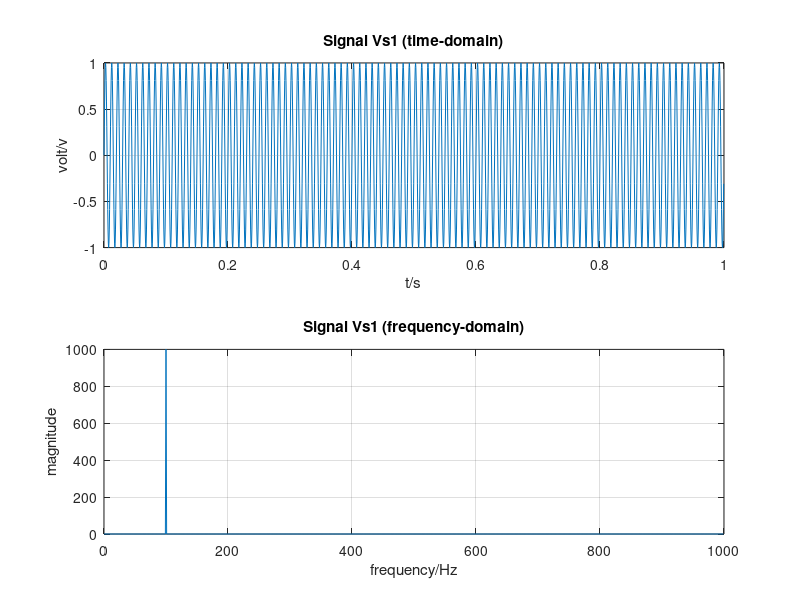
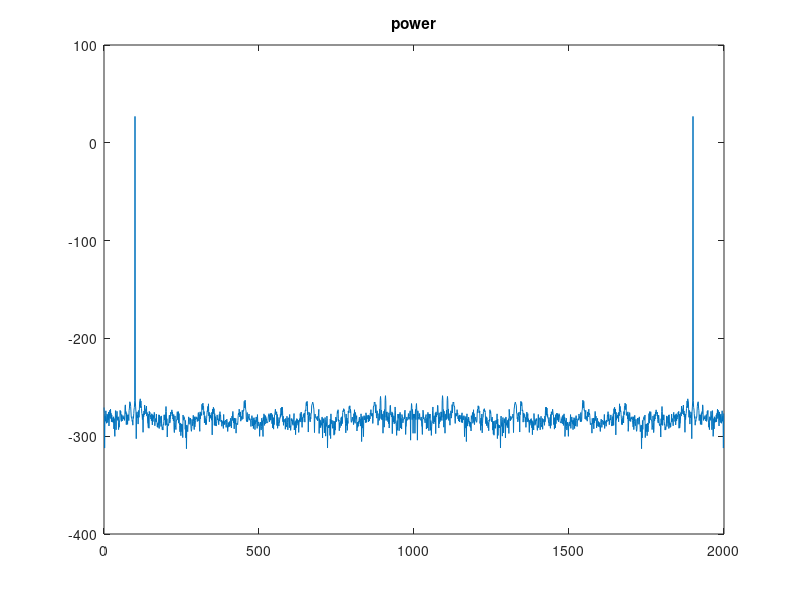

MATLAB code to generate these figures, in order: (Note: this script raises an error after producing the figures.)
close all
clear all
clc

fs = 2000;
t = 0:1/fs:1-1/fs;
Vs1 = sin(2*pi*100*t);

% plot Vs1 in time domain
figure;
subplot(2,1,1);
plot(t, Vs1);
title('Signal Vs1 (time-domain)');
xlabel('t/s'); ylabel('volt/v'); grid on;

% plot Vs1 in frequency domain
N = length(Vs1);                                                            % length of signal Vs1
fftVs1 = fft(Vs1);                                                         
fax_Hz = (0:N-1)*(fs/N);                                                    % frequency axis
subplot(2,1,2);
plot(fax_Hz(1:ceil(N/2)), abs(fftVs1(1:ceil(N/2))));                        % plot single sided frequency spectrum
title('Signal Vs1 (frequency-domain)');
xlabel('frequency/Hz'); ylabel('magnitude'); grid on;

% plot Vs1 power spectrum
powerVs1 = (abs(fftVs1).^2)/N;
figure;
plot(fax_Hz, 10*log10(abs(powerVs1)));
title('power');

figure;
pspectrum(Vs1,fs,'power');
title('power 1');

